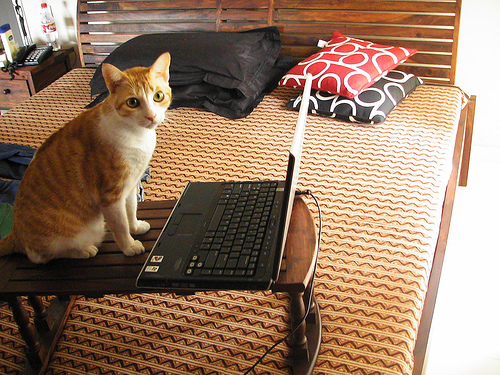
%> input picture project/neglect/Data set/Testing/T1.jpg, 500 x 375 px
$ octave --eval "result = glcm(imread('Data set/Testing/T1.jpg'));"   (GNU Octave 9; MATLAB toolbox functions it lacks are replaced by stand-ins)
%> lines starting %> are read from the running program, lines starting %| are printed output that depends on the picture; in (x1, y1, x2, y2) boxes, pixels count from 0 and x2, y2 are one past the last pixel; in counts of white or black regions, pixels touching at a corner belong together; the program's own positions count from 1
### project/neglect/prproject/glcmContrast.m
function [ R ] = glcmContrast( glcm )
[h, w] = size (glcm);
for y=1:h
    for x=1:w
        glcm(y,x)=glcm(y,x)*((y-x)^2);
    end
end
R = sum(sum(glcm));
end

### project/neglect/prproject/glcmEnergy.m
function [ R ] = glcmEnergy( glcm )
glcm = glcm .* glcm;
R = sum(sum(glcm));
end

### project/neglect/prproject/glcmEntropy.m
function [ res ] = glcmEntropy( glcm )
[h,w]=size(glcm);
res=0;
for y=1:h
    for x=1:w
        if(glcm(y,x) ~= 0)
            res=res+(glcm(y,x)*log(glcm(y,x)));
        end
    end
end
res=res*-1;
end

### project/neglect/prproject/glcmHomogeneity.m
function [ res ] = glcmHomogeneity( glcm )
[h,w]=size(glcm);
%R= log(GLCM);
%R=sum(sum(GLCM .* GLCM));
res=0;
for y=1:h
    for x=1:w
        res=res + (glcm (y,x) / (1+ abs(y-x)));
    end
end
end

### project/neglect/glcm.m
function [ featuresVar ] = glcm( inputimg)

% i. The spatial relations are (1,0), (0,1) and (1,1).
% ii. The size of matrix is 6*6 (i.e. scale each image to gray level integer values between 0 and 5).
% iii. The matrix should be normalized and symmetric.
% iv. The final value per feature is the average of the three values obtained from the three spatial relations.

%%Normalize to graylevel between 0 - 5
%[OldMin, OldMax] ? [NewMin, NewMax]
%NewVal = [(OldVal – OldMin)/(OldMax – OldMin)] × (NewMax – NewMin) + NewMin
GImg=rgb2gray(inputimg);
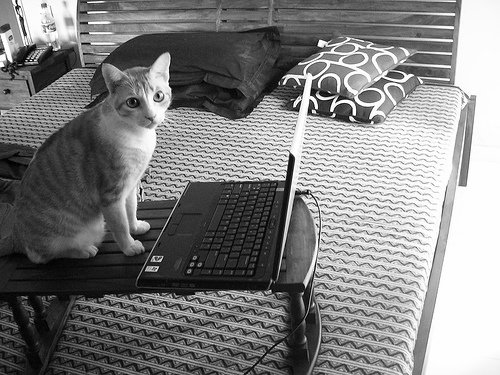
%> GImg: size 375x500 uint8; min 0, max 255, mean 128.8
oldMin=min(min(GImg(:,:)));
%> oldMin = 0
oldMax=max(max(GImg(:,:)));
%> oldMax = 255
newMin=0;
newMax=5;
[R,C]=size(GImg);
%> R = 375; C = 500
for i=1:R
    for j=1:C
        GImg(i,j)= ((GImg(i,j)- oldMin)/(oldMax- oldMin)) * (newMax - newMin) + newMin;
    end
end
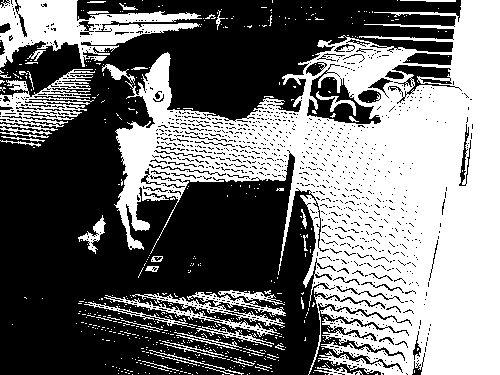
%> GImg: size 375x500 uint8; values 0 (black) and 5 (white), 45.7% white; 555 white regions (509 under 20 px), largest, box (x1, y1, x2, y2) and area: (114, 0, 500, 375) 70347, (0, 0, 202, 68) 6055, (0, 69, 95, 128) 2284
Gimg=imresize(GImg,[6,6]);
%> Gimg = [3 2 0 0 1 3; 2 2 1 2 3 4; 0 2 4 4 5 5; 0 1 0 2 5 5; 0 1 1 1 4 5; 0 1 2 1 4 5]
[a, b] = size (Gimg);
%> a = 6; b = 6

%% 1-0 horizontal
glcm10=zeros(6,6);
for y=1:a
    for x=1:b
        if(x+1<=b)
            glcm10(Gimg(y,x)+1,Gimg(y,x+1)+1)=glcm10(Gimg(y,x)+1,Gimg(y,x+1)+1)+1;
        end
    end
end
%> after the loop, glcm10 = [1 4 2 0 0 0; 1 2 2 1 2 0; 1 2 1 1 1 1; 0 0 1 0 1 0; 0 0 0 0 1 3; 0 0 0 0 0 2]
sumMat=sum(sum(glcm10));
%> sumMat = 30
glcm10 = glcm10 + glcm10.';
%> glcm10 = [2 5 3 0 0 0; 5 4 4 1 2 0; 3 4 2 2 1 1; 0 1 2 0 1 0; 0 2 1 1 2 3; 0 0 1 0 3 4]
glcm10=glcm10 / sumMat;
%> glcm10 = [0.0667 0.167 0.1 0 0 0; 0.167 0.133 0.133 0.0333 0.0667 0; 0.1 0.133 0.0667 0.0667 0.0333 0.0333; 0 0.0333 0.0667 0 0.0333 0; 0 0.0667 0.0333 0.0333 0.0667 0.1; 0 0 0.0333 0 0.1 0.133]

%% 0-1 vertical
glcm01=zeros(6,6);
for y=1:a
    for x=1:b
        if(y+1<=a)
            glcm01(Gimg(y,x)+1,Gimg(y+1,x)+1)=glcm01(Gimg(y,x)+1,Gimg(y+1,x)+1)+1;
        end
    end
end
%> after the loop, glcm01 = [3 2 1 0 0 0; 0 3 1 1 1 0; 1 2 2 0 1 0; 0 0 1 0 1 1; 1 0 1 0 1 1; 0 0 0 0 1 4]
sumMat=sum(sum(glcm01));
glcm01 = glcm01 + glcm01.';
%> glcm01 = [6 2 2 0 1 0; 2 6 3 1 1 0; 2 3 4 1 2 0; 0 1 1 0 1 1; 1 1 2 1 2 2; 0 0 0 1 2 8]
glcm01=glcm01 / sumMat;
%> glcm01 = [0.2 0.0667 0.0667 0 0.0333 0; 0.0667 0.2 0.1 0.0333 0.0333 0; 0.0667 0.1 0.133 0.0333 0.0667 0; 0 0.0333 0.0333 0 0.0333 0.0333; 0.0333 0.0333 0.0667 0.0333 0.0667 0.0667; 0 0 0 0.0333 0.0667 0.267]

%% 1-1 diagonal
glcm11=zeros(6,6);
for y=1:a
    for x=1:b
        if(y+1<=a && x+1<=b)
            glcm11(Gimg(y,x)+1,Gimg(y+1,x+1)+1)=glcm11(Gimg(y,x)+1,Gimg(y+1,x+1)+1)+1;
        end
    end
end
%> after the loop, glcm11 = [0 4 1 1 0 0; 0 2 1 0 3 0; 1 1 1 0 2 1; 0 0 1 0 0 1; 0 0 1 0 0 2; 0 0 0 0 0 2]
sumMat=sum(sum(glcm11));
%> sumMat = 25
glcm11 = glcm11 + glcm11.';
%> glcm11 = [0 4 2 1 0 0; 4 4 2 0 3 0; 2 2 2 1 3 1; 1 0 1 0 0 1; 0 3 3 0 0 2; 0 0 1 1 2 4]
glcm11=glcm11 / sumMat;
%> glcm11 = [0 0.16 0.08 0.04 0 0; 0.16 0.16 0.08 0 0.12 0; 0.08 0.08 0.08 0.04 0.12 0.04; 0.04 0 0.04 0 0 0.04; 0 0.12 0.12 0 0 0.08; 0 0 0.04 0.04 0.08 0.16]

%% calculate features %%

%%%1%%%
contrast1=glcmContrast(glcm10);
%> in glcmContrast, `[h, w] = size (glcm);`: h = 6
%> the loop in glcmContrast, `for y=1:h` made 6 passes
%> after the loop in glcmContrast, `for y=1:h`: glcm = [0 0.167 0.4 0 0 0; 0.167 0 0.133 0.133 0.6 0; 0.4 0.133 0 0.0667 0.133 0.3; 0 0.133 0.0667 0 0.0333 0; 0 0.6 0.133 0.0333 0 0.1; 0 0 0.3 0 0.1 0]
%> in glcmContrast, `R = sum(sum(glcm));`: R = 4.13
%> contrast1 = 4.13
contrast2=glcmContrast(glcm01);
%> the loop in glcmContrast (call 2), `for y=1:h` made 6 passes
%> contrast2 = 3.87
contrast3=glcmContrast(glcm11);
%> contrast3 = 6.24
feature1=mean([contrast1,contrast2,contrast3]);
%> feature1 = 4.75

%%%2%%%
energy1=glcmEnergy(glcm10);
%> in glcmEnergy, `glcm = glcm .* glcm;`: glcm = [0.00444 0.0278 0.01 0 0 0; 0.0278 0.0178 0.0178 0.00111 0.00444 0; 0.01 0.0178 0.00444 0.00444 0.00111 0.00111; 0 0.00111 0.00444 0 0.00111 0; 0 0.00444 0.00111 0.00111 0.00444 0.01; 0 0 0.00111 0 0.01 0.0178]
%> in glcmEnergy, `R = sum(sum(glcm));`: R = 0.207
%> energy1 = 0.207
energy2=glcmEnergy(glcm01);
%> energy2 = 0.242
energy3=glcmEnergy(glcm11);
%> energy3 = 0.218
feature2=mean([energy1,energy2,energy3]);
%> feature2 = 0.222

%%%3%%%
entropy1=glcmEntropy(glcm10);
%> the loop in glcmEntropy, `for y=1:h` made 6 passes
%> after the loop in glcmEntropy, `for y=1:h`: res = -4.76
%> in glcmEntropy, `res=res*-1;`: res = 4.76
%> entropy1 = 4.76
entropy2=glcmEntropy(glcm01);
%> the loop in glcmEntropy (call 2), `for y=1:h` made 6 passes
%> entropy2 = 4.71
entropy3=glcmEntropy(glcm11);
%> entropy3 = 4.64
feature3=mean([entropy1,entropy2,entropy3]);
%> feature3 = 4.7

%%%4%%%
homogeneity1=glcmHomogeneity(glcm10);
%> the loop in glcmHomogeneity, `for y=1:h` made 6 passes
%> after the loop in glcmHomogeneity, `for y=1:h`: res = 1.13
%> homogeneity1 = 1.13
homogeneity2=glcmHomogeneity(glcm01);
%> the loop in glcmHomogeneity (call 2), `for y=1:h` made 6 passes
%> homogeneity2 = 1.33
homogeneity3=glcmHomogeneity(glcm11);
%> homogeneity3 = 1.02
feature4=mean([homogeneity1,homogeneity2,homogeneity3]);
%> feature4 = 1.16

featuresVar=[feature1,feature2,feature3,feature4];
%> featuresVar = [4.75 0.222 4.7 1.16]
end

$ run again, on project/neglect/Data set/Testing/T14 - Car.jpg
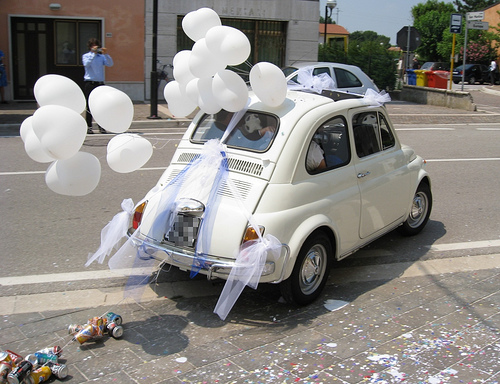
%> input picture project/neglect/Data set/Testing/T14 - Car.jpg, 500 x 384 px
%> in glcm, `GImg=rgb2gray(inputimg);`:
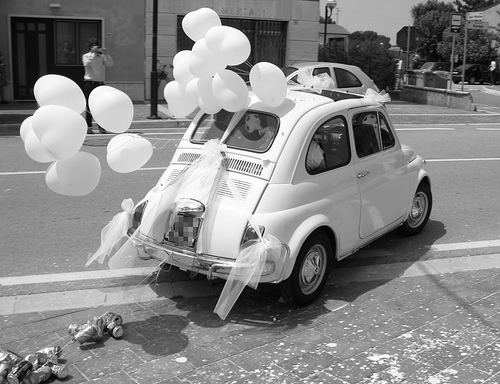
%> GImg: size 384x500 uint8; min 0, max 255, mean 135.3
%> oldMin = 0
%> oldMax = 255
%> after the loop in glcm, `for i=1:R`:
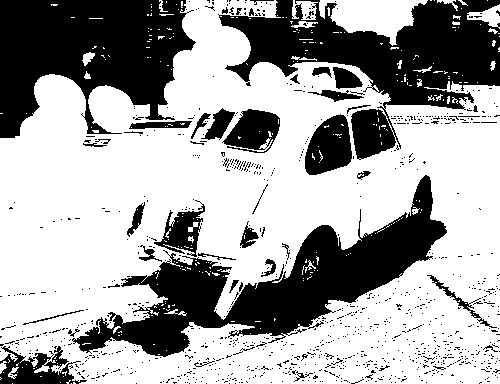
%> GImg: size 384x500 uint8; values 0 (black) and 5 (white), 64.3% white; 1011 black regions (967 under 20 px), largest, box (x1, y1, x2, y2) and area: (72, 175, 447, 357) 19796, (218, 0, 500, 160) 18237, (0, 0, 196, 138) 17731
%> Gimg = [0 0 3 2 2 0; 2 3 4 3 2 2; 5 5 4 4 3 5; 5 4 4 4 3 4; 5 3 2 1 2 5; 3 3 3 4 5 5]
%> after the loop in glcm, `for y=1:a`: glcm10 = [1 0 0 1 0 0; 0 0 1 0 0 0; 1 1 2 1 0 1; 0 0 3 2 3 1; 0 0 0 3 3 1; 0 0 0 1 2 2]
%> in glcm, `sumMat=sum(sum(glcm10));`: sumMat = 30
%> in glcm, `glcm10 = glcm10 + glcm10.';`: glcm10 = [2 0 1 1 0 0; 0 0 2 0 0 0; 1 2 4 4 0 1; 1 0 4 4 6 2; 0 0 0 6 6 3; 0 0 1 2 3 4]
%> in glcm, `glcm10=glcm10 / sumMat;`: glcm10 = [0.0667 0 0.0333 0.0333 0 0; 0 0 0.0667 0 0 0; 0.0333 0.0667 0.133 0.133 0 0.0333; 0.0333 0 0.133 0.133 0.2 0.0667; 0 0 0 0.2 0.2 0.1; 0 0 0.0333 0.0667 0.1 0.133]
%> after the loop in glcm, `for y=1:a`: glcm01 = [0 0 2 1 0 0; 0 0 0 0 1 0; 0 0 1 3 0 3; 0 0 1 2 2 1; 0 1 1 1 3 1; 0 0 0 1 2 3]
%> in glcm, `glcm01 = glcm01 + glcm01.';`: glcm01 = [0 0 2 1 0 0; 0 0 0 0 2 0; 2 0 2 4 1 3; 1 0 4 4 3 2; 0 2 1 3 6 3; 0 0 3 2 3 6]
%> in glcm, `glcm01=glcm01 / sumMat;`: glcm01 = [0 0 0.0667 0.0333 0 0; 0 0 0 0 0.0667 0; 0.0667 0 0.0667 0.133 0.0333 0.1; 0.0333 0 0.133 0.133 0.1 0.0667; 0 0.0667 0.0333 0.1 0.2 0.1; 0 0 0.1 0.0667 0.1 0.2]
%> after the loop in glcm, `for y=1:a`: glcm11 = [0 0 0 1 1 0; 0 0 0 0 0 1; 0 0 2 0 1 3; 0 0 0 3 2 1; 0 1 2 1 2 0; 0 0 0 2 2 0]
%> in glcm, `sumMat=sum(sum(glcm11));`: sumMat = 25
%> in glcm, `glcm11 = glcm11 + glcm11.';`: glcm11 = [0 0 0 1 1 0; 0 0 0 0 1 1; 0 0 4 0 3 3; 1 0 0 6 3 3; 1 1 3 3 4 2; 0 1 3 3 2 0]
%> in glcm, `glcm11=glcm11 / sumMat;`: glcm11 = [0 0 0 0.04 0.04 0; 0 0 0 0 0.04 0.04; 0 0 0.16 0 0.12 0.12; 0.04 0 0 0.24 0.12 0.12; 0.04 0.04 0.12 0.12 0.16 0.08; 0 0.04 0.12 0.12 0.08 0]
%> h = 6
%> the loop in glcmContrast, `for y=1:h` made 6 passes
%> after the loop in glcmContrast, `for y=1:h`: glcm = [0 0 0.133 0.3 0 0; 0 0 0.0667 0 0 0; 0.133 0.0667 0 0.133 0 0.3; 0.3 0 0.133 0 0.2 0.267; 0 0 0 0.2 0 0.1; 0 0 0.3 0.267 0.1 0]
%> in glcmContrast, `R = sum(sum(glcm));`: R = 3
%> the loop in glcmContrast (call 2), `for y=1:h` made 6 passes
%> contrast2 = 5.6
%> contrast3 = 8.48
%> feature1 = 5.69
%> in glcmEnergy, `glcm = glcm .* glcm;`: glcm = [0.00444 0 0.00111 0.00111 0 0; 0 0 0.00444 0 0 0; 0.00111 0.00444 0.0178 0.0178 0 0.00111; 0.00111 0 0.0178 0.0178 0.04 0.00444; 0 0 0 0.04 0.04 0.01; 0 0 0.00111 0.00444 0.01 0.0178]
%> in glcmEnergy, `R = sum(sum(glcm));`: R = 0.258
%> energy2 = 0.229
%> energy3 = 0.25
%> feature2 = 0.245
%> the loop in glcmEntropy, `for y=1:h` made 6 passes
%> after the loop in glcmEntropy, `for y=1:h`: res = -4.35
%> in glcmEntropy, `res=res*-1;`: res = 4.35
%> the loop in glcmEntropy (call 2), `for y=1:h` made 6 passes
%> entropy2 = 4.55
%> entropy3 = 4.4
%> feature3 = 4.43
%> the loop in glcmHomogeneity, `for y=1:h` made 6 passes
%> after the loop in glcmHomogeneity, `for y=1:h`: res = 1.27
%> the loop in glcmHomogeneity (call 2), `for y=1:h` made 6 passes
%> homogeneity2 = 1.14
%> homogeneity3 = 1.05
%> feature4 = 1.15
%> featuresVar = [5.69 0.245 4.43 1.15]

$ run again, on project/neglect/Data set/Testing/T7 - Apple Cat Helicopter.jpg
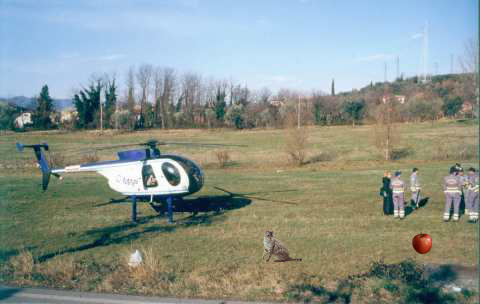
%> input picture project/neglect/Data set/Testing/T7 - Apple Cat Helicopter.jpg, 480 x 304 px
%> in glcm, `GImg=rgb2gray(inputimg);`:
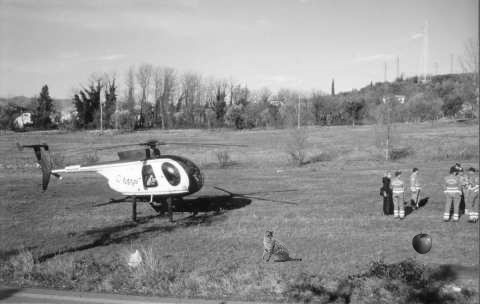
%> GImg: size 304x480 uint8; min 7, max 255, mean 145.3
%> oldMin = 7
%> oldMax = 255
%> after the loop in glcm, `for i=1:R`:
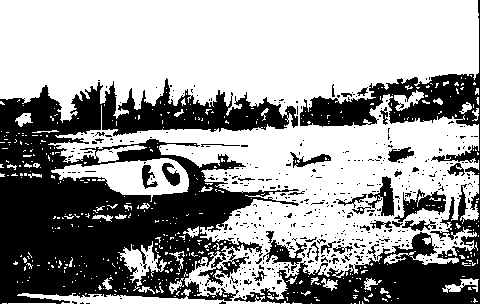
%> GImg: size 304x480 uint8; values 0 (black) and 5 (white), 61.2% white; 494 black regions (457 under 20 px), largest, box (x1, y1, x2, y2) and area: (0, 78, 299, 304) 36131, (234, 0, 480, 304) 14817, (394, 189, 446, 222) 662
%> Gimg = [5 5 5 5 5 5; 4 4 4 5 4 3; 1 2 2 3 3 3; 1 3 3 4 4 4; 0 0 1 4 4 3; 0 1 3 3 1 1]
%> after the loop in glcm, `for y=1:a`: glcm10 = [1 2 0 0 0 0; 0 1 1 2 1 0; 0 0 1 1 0 0; 0 1 0 4 1 0; 0 0 0 2 5 1; 0 0 0 0 1 5]
%> in glcm, `sumMat=sum(sum(glcm10));`: sumMat = 30
%> in glcm, `glcm10 = glcm10 + glcm10.';`: glcm10 = [2 2 0 0 0 0; 2 2 1 3 1 0; 0 1 2 1 0 0; 0 3 1 8 3 0; 0 1 0 3 10 2; 0 0 0 0 2 10]
%> in glcm, `glcm10=glcm10 / sumMat;`: glcm10 = [0.0667 0.0667 0 0 0 0; 0.0667 0.0667 0.0333 0.1 0.0333 0; 0 0.0333 0.0667 0.0333 0 0; 0 0.1 0.0333 0.267 0.1 0; 0 0.0333 0 0.1 0.333 0.0667; 0 0 0 0 0.0667 0.333]
%> after the loop in glcm, `for y=1:a`: glcm01 = [1 1 0 0 0 0; 1 1 0 1 0 0; 0 0 0 2 0 0; 1 2 0 1 3 0; 0 2 2 3 2 0; 0 0 0 2 4 1]
%> in glcm, `glcm01 = glcm01 + glcm01.';`: glcm01 = [2 2 0 1 0 0; 2 2 0 3 2 0; 0 0 0 2 2 0; 1 3 2 2 6 2; 0 2 2 6 4 4; 0 0 0 2 4 2]
%> in glcm, `glcm01=glcm01 / sumMat;`: glcm01 = [0.0667 0.0667 0 0.0333 0 0; 0.0667 0.0667 0 0.1 0.0667 0; 0 0 0 0.0667 0.0667 0; 0.0333 0.1 0.0667 0.0667 0.2 0.0667; 0 0.0667 0.0667 0.2 0.133 0.133; 0 0 0 0.0667 0.133 0.0667]
%> after the loop in glcm, `for y=1:a`: glcm11 = [0 1 0 1 0 0; 1 0 0 2 0 0; 0 0 0 1 1 0; 0 1 0 0 3 0; 0 2 2 3 1 0; 0 0 0 2 3 1]
%> in glcm, `sumMat=sum(sum(glcm11));`: sumMat = 25
%> in glcm, `glcm11 = glcm11 + glcm11.';`: glcm11 = [0 2 0 1 0 0; 2 0 0 3 2 0; 0 0 0 1 3 0; 1 3 1 0 6 2; 0 2 3 6 2 3; 0 0 0 2 3 2]
%> in glcm, `glcm11=glcm11 / sumMat;`: glcm11 = [0 0.08 0 0.04 0 0; 0.08 0 0 0.12 0.08 0; 0 0 0 0.04 0.12 0; 0.04 0.12 0.04 0 0.24 0.08; 0 0.08 0.12 0.24 0.08 0.12; 0 0 0 0.08 0.12 0.08]
%> h = 6
%> the loop in glcmContrast, `for y=1:h` made 6 passes
%> after the loop in glcmContrast, `for y=1:h`: glcm = [0 0.0667 0 0 0 0; 0.0667 0 0.0333 0.4 0.3 0; 0 0.0333 0 0.0333 0 0; 0 0.4 0.0333 0 0.1 0; 0 0.3 0 0.1 0 0.0667; 0 0 0 0 0.0667 0]
%> in glcmContrast, `R = sum(sum(glcm));`: R = 2
%> the loop in glcmContrast (call 2), `for y=1:h` made 6 passes
%> contrast2 = 4.6
%> contrast3 = 5.68
%> feature1 = 4.09
%> in glcmEnergy, `glcm = glcm .* glcm;`: glcm = [0.00444 0.00444 0 0 0 0; 0.00444 0.00444 0.00111 0.01 0.00111 0; 0 0.00111 0.00444 0.00111 0 0; 0 0.01 0.00111 0.0711 0.01 0; 0 0.00111 0 0.01 0.111 0.00444; 0 0 0 0 0.00444 0.111]
%> in glcmEnergy, `R = sum(sum(glcm));`: R = 0.371
%> energy2 = 0.218
%> energy3 = 0.259
%> feature2 = 0.283
%> the loop in glcmEntropy, `for y=1:h` made 6 passes
%> after the loop in glcmEntropy, `for y=1:h`: res = -3.95
%> in glcmEntropy, `res=res*-1;`: res = 3.95
%> the loop in glcmEntropy (call 2), `for y=1:h` made 6 passes
%> entropy2 = 4.66
%> entropy3 = 4.34
%> feature3 = 4.32
%> the loop in glcmHomogeneity, `for y=1:h` made 6 passes
%> after the loop in glcmHomogeneity, `for y=1:h`: res = 1.52
%> the loop in glcmHomogeneity (call 2), `for y=1:h` made 6 passes
%> homogeneity2 = 1.07
%> homogeneity3 = 0.913
%> feature4 = 1.17
%> featuresVar = [4.09 0.283 4.32 1.17]
